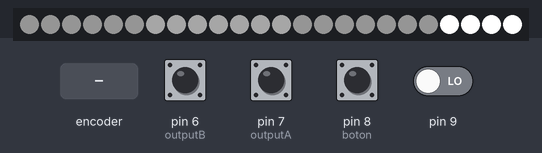
A sketch run on a simulated Arduino Uno, built with avr-gcc and run on an emulated ATmega328P. Parts: 24 RGB LEDs in strip order, left to right. Inputs (shaded band) come from the test bench; at power-on: pin 6 (outputB), pin 7 (outputA), pin 8 (boton) HIGH, pin 9 LOW. Dim RGB values are drawn brighter than linear; random numbers use the default seed unless the sketch sets one; the audio player accepts every command and is not drawn; what the sketch prints to the serial monitor is not drawn.

Above: at 2.29 s.
2.3 s: pin 8 (boton) pulled LOW for 0.15 s
At 2.94 s:
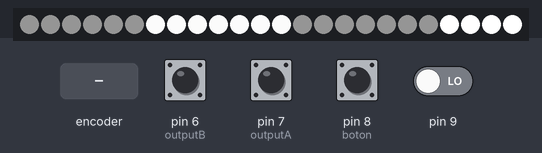
3.0 s: pin 9 driven HIGH
At 4.2 s:
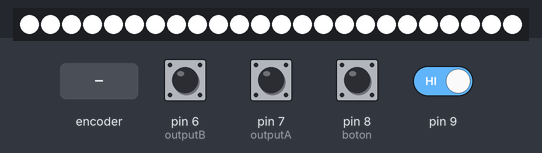
4.5 s: rotary encoder on pin 7 (outputA) / pin 6 (outputB) turned 3 steps (first pin leading)
6.6 s: pin 8 (boton) pulled LOW for 1 s
At 6.81 s:
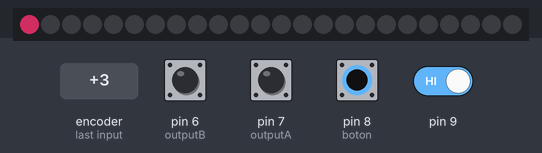
Timing chart, 0 to 9.2 s (numbered marks = the images above; inputs shaded):
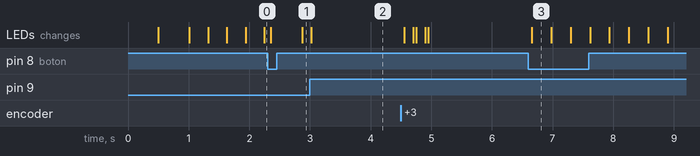

The sketch:

Casino.ino
```cpp
#define outputA 7
#define outputB 6
#define boton 8

#include "SoftwareSerial.h"
#include "DFRobotDFPlayerMini.h"

SoftwareSerial reproductor(4, 5); // RX, TX
DFRobotDFPlayerMini myDFPlayer;

int seleccion = 0;
int aState;
int aLastState;
int pin_mq = 2;
int j = 255;

bool hablando = false;
bool temporizador = false;
int tiempo =0;
long frase;

bool viajetiempo =false;
long temporizadorviaje;
int temporizadorviaje2 = 0;
long fraseviaje;

bool alcohol = false;
int temporizadoralcohol=0;

long cancion;

#include <Adafruit_NeoPixel.h>
#ifdef __AVR__
 #include <avr/power.h>
#endif
#define PIN        3
#define NUMPIXELS 24

long randNumber;  //variable to hold random number value
int pos;          //used to track position of lit segment


#define PIN 3     //data pin used in for neopixel
int spins = 6;        //how many times to 'spin before starting to slow down and settle
#define dir 1  //set to 1 for clockwise rotation, 0 for counter clockwise.

bool casino =false;


Adafruit_NeoPixel pixels(NUMPIXELS, PIN, NEO_GRB + NEO_KHZ800);


void setup() {
 delay(500);
       pinMode (outputA,INPUT);
       pinMode (outputB,INPUT);
       pinMode (boton, INPUT_PULLUP);
       pinMode(pin_mq,INPUT);
     Serial.begin(9600);
       aLastState = digitalRead(outputA);

        pixels.begin(); // INITIALIZE NeoPixel pixels object (REQUIRED)
        pixels.setBrightness(j);

        reproductor.begin(9600);

   randomSeed(analogRead(1+2+3+4+5));  //initialize floating pin (analog pins 1-5) as the seed for the RNG

 if (!myDFPlayer.begin(reproductor)) {  //Use softwareSerial to communicate with mp3.

    while(true){

    }
  }
  myDFPlayer.volume(100);

}

void loop() {


    frase = random(10, 48);
    fraseviaje = random(3, 5);
    cancion = random(44, 49);
Serial.println(temporizadoralcohol);

//--USO DEL POTENCIÓMETRO
    aState = digitalRead(outputA);
    if (aState != aLastState)
     {
        if (digitalRead(outputB) != aState){
            seleccion +=1;
            temporizador=true;
        }else{
            seleccion -=1;
            temporizador=true;
     }
     }
    aLastState = aState;

//-------------------------

if(viajetiempo==false && casino==false){
   pixels.setPixelColor(20, pixels.Color(255, 255, 255));
    pixels.setPixelColor(21, pixels.Color(255, 255, 255));
     pixels.setPixelColor(22, pixels.Color(255, 255, 255));
    pixels.setPixelColor(23, pixels.Color(255, 255, 255));
if (hablando==false){
  estatico();
}
if (hablando == true){
  habla();
}
}

if(seleccion<0){
  seleccion=0;
}
if(seleccion>10){
 seleccion=10;
}
if(temporizador==true){
  tiempo++;
}
if(tiempo>2000){
  tiempo=0;
  temporizador=false;
}


int estado = digitalRead(boton);
boolean play_state = digitalRead(9);

//--SELECTOR DE FUNCIONES
if(tiempo>1 && tiempo<2000){
  if(seleccion == 0){ //--BENDER HABLA
   pixels.setPixelColor(12, pixels.Color(196, 4, 195));
}
 if(seleccion == 2){ //--VIAJE EN EL TIEMPO
   pixels.setPixelColor(11, pixels.Color(6, 102, 155));
}
 if(seleccion == 4){//--ALCOHOLÍMETRO
   pixels.setPixelColor(10, pixels.Color(3, 255, 102));
}
 if(seleccion == 6){//--RULETA CASINO
   pixels.setPixelColor(9, pixels.Color(253, 255, 3));
}
 if(seleccion == 8){
   pixels.setPixelColor(8, pixels.Color(255, 144, 13));
}
 if(seleccion == 10){
   pixels.setPixelColor(7, pixels.Color(255, 16, 16));
}
}

if (estado==LOW){
  if(seleccion==0){ //SI SELECCIONAMOS EL HABLA
 myDFPlayer.playMp3Folder(frase);
  delay(500);
  }

  if(seleccion==2){ //SI SELECCIONAMOS EL VIAJE EN EL TIEMPO
myDFPlayer.playMp3Folder(1);
  delay(3000);
  viaje_tiempo();
  viajetiempo=true;
  }

 if(seleccion==4){ //SI SELECCIONAMOS EL ALCOHOLIMETRO
 myDFPlayer.playMp3Folder(2);
  delay(3000);
  alcohol= true;
  }

  if(seleccion==6){ //SI SELECCIONAMOS EL CASINO
 casino=true;
  myDFPlayer.playMp3Folder(6);
  }

}
//-------------------

if (alcohol ==true){
  alcoholimetro();
  temporizadoralcohol++;
}

if(casino==true){
  tiempo = 0;
 pixels.clear();temporizador=false;

  pixels.setPixelColor(0, pixels.Color(23,200,50));
pixels.setPixelColor(1, pixels.Color(223,0,5));
pixels.setPixelColor(2, pixels.Color(23,200,50));
pixels.setPixelColor(3, pixels.Color(223,0,5));
pixels.setPixelColor(4, pixels.Color(23,200,50));
pixels.setPixelColor(5, pixels.Color(223,0,5));
pixels.setPixelColor(6, pixels.Color(23,200,50));
pixels.setPixelColor(7, pixels.Color(223,0,5));
pixels.setPixelColor(8, pixels.Color(23,200,50));
pixels.setPixelColor(9, pixels.Color(223,0,5));
pixels.setPixelColor(10, pixels.Color(23,200,50));
pixels.setPixelColor(11, pixels.Color(223,0,5));
pixels.setPixelColor(12, pixels.Color(23,200,50));
pixels.setPixelColor(13, pixels.Color(223,0,5));
pixels.setPixelColor(14, pixels.Color(23,200,50));
pixels.setPixelColor(15, pixels.Color(223,0,5));
pixels.setPixelColor(16, pixels.Color(23,200,50));
pixels.setPixelColor(17, pixels.Color(223,0,5));
pixels.setPixelColor(18, pixels.Color(23,200,50));
pixels.setPixelColor(19, pixels.Color(223,0,5));

  randNumber=random(0,20);  //fetch a random number between 1-16

  //call the wheel
           //color used for for odd segments, even segments, and for '0'
  roulette(pixels.Color(25,255,128),pixels.Color(255,23,21),pixels.Color(120,26,55));
  }


if(play_state ==  HIGH ){
  hablando=false;
}else{
  if(seleccion == 0){
  hablando=true;
  }
}


//--VIAJES EN EL TIEMPO
if( temporizadorviaje2 >= temporizadorviaje){
  viajetiempo=false;
  temporizadorviaje2=0;
}
if(viajetiempo==true){
  temporizadorviaje2 +=temporizadorviaje/20;
}

//--------------------

  pixels.show();   // Send the updated pixel colors to the hardware.
}


void habla(){

tiempo=0;

uint16_t i;

  for (i = 0; i < 6; i++) { //linea arriba
       pixels.show();
    pixels.setPixelColor(i, 20, 20, 20);
  }
  for (i = 6; i < 13; i++) { //linea media
       pixels.show();
    pixels.setPixelColor(i, j, j, j);
  }
   for (i = 13; i < 20; i++) { //linea abajo
       pixels.show();
    pixels.setPixelColor(i, 20, 20, 20);
  }

  if(j>0){j+=50;}   if(j>256){j=40;}

   temporizador=false;

}

void estatico (){

    pixels.setPixelColor(0, pixels.Color(255, 255, 255));
    pixels.setPixelColor(1, pixels.Color(255, 255, 255));
    pixels.setPixelColor(2, pixels.Color(255, 255, 255));
    pixels.setPixelColor(3, pixels.Color(255, 255, 255));
    pixels.setPixelColor(4, pixels.Color(255, 255, 255));
    pixels.setPixelColor(5, pixels.Color(255, 255, 255));
    pixels.setPixelColor(6, pixels.Color(255, 255, 255));
    pixels.setPixelColor(7, pixels.Color(255, 255, 255));
    pixels.setPixelColor(8, pixels.Color(255, 255, 255));
    pixels.setPixelColor(9, pixels.Color(255, 255, 255));
    pixels.setPixelColor(10, pixels.Color(255, 255, 255));
    pixels.setPixelColor(11, pixels.Color(255, 255, 255));
    pixels.setPixelColor(12, pixels.Color(255, 255, 255));
    pixels.setPixelColor(13, pixels.Color(255, 255, 255));
    pixels.setPixelColor(14, pixels.Color(255, 255, 255));
    pixels.setPixelColor(15, pixels.Color(255, 255, 255));
    pixels.setPixelColor(16, pixels.Color(255, 255, 255));
    pixels.setPixelColor(17, pixels.Color(255, 255, 255));
    pixels.setPixelColor(18, pixels.Color(255, 255, 255));
    pixels.setPixelColor(19, pixels.Color(255, 255, 255));

}

void viaje_tiempo(){


tiempo = 0;
 pixels.clear();
temporizador=false;

temporizadorviaje = random (20000,30000);


 for(int i=0; i<20; i++) { // For each pixel...
    pixels.setPixelColor(i, pixels.Color(3, 255, 102));
    pixels.show();   // Send the updated pixel colors to the hardware.
    delay(temporizadorviaje/20); // Pause before next pass through loop
  }
  myDFPlayer.play(fraseviaje);
  pixels.clear();
  delay(3000);

}

void alcoholimetro (){

  tiempo = 0;

temporizador=false;
 boolean mq_estado = digitalRead(pin_mq);

 if (mq_estado){ //si no detecta alcohol

 if(temporizadoralcohol==2000){

  myDFPlayer.playMp3Folder(28);
  temporizadoralcohol=0;
  alcohol=false;
 }
  }
  else { //si detecta alcohol
  myDFPlayer.playMp3Folder(41);
  temporizadoralcohol=0;
  delay (1200);
  alcohol=false;

  }

}
void roulette(uint32_t c,uint32_t d,uint32_t e) {

    //spin the number of times (variable 'spin') at full speed
      for (int i=0; i<16*spins; i++){
           advanceOne(c,d,e, 4);
      }

      //slow down and 'settle' on final number
      for (int i=0; i<(16*6)+randNumber; i++){
           advanceOne(c,d,e, (i*.25)+4);
      }
myDFPlayer.playMp3Folder(7);
delay(3000);
  casino=false;

} //end 'roulette' function

void advanceOne(uint32_t c,uint32_t d,uint32_t e, uint16_t wait) {


            clr();//Clear the display

              if ((pos & 0x01) == 0) {    //check to see if position is an even number
                    pixels.setPixelColor(pos, c); //turn on the pixel at position 'pos'
               } else  //else it is odd
                 {pixels.setPixelColor(pos, d);
               }

              if (pos == 0) { //or check to see if it is '0'
                 pixels.setPixelColor(pos, e);
               }

            pixels.show();
            delay(wait);

            if (dir){    //if direction var is set to clockwise
                  pos--;  //decrement the position
                  if(pos<0)  {pos=15;}  //resets running count if < 0}
            }
                else{
                  pos++;  //increment the position
                  if(pos>15)  {pos=0;}  //resets running count if > 15}
            }

}//end advanceOne function


//──────────────────────┤ Clear all pixels Function ├────────────────────────────

//clears the display
void clr(){
  for(uint16_t i=0; i<pixels.numPixels(); i++) {
    pixels.setPixelColor(i, 0);
    pixels.show();
  }
}
```

Measured:
- after the input at 6.6 s, the LEDs: change after 0.06 s (image 3)
